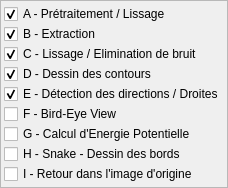
     <widget class="QFrame" name="frame">
      <property name="sizePolicy">
       <sizepolicy hsizetype="Preferred" vsizetype="Preferred">
        <horstretch>0</horstretch>
        <verstretch>0</verstretch>
       </sizepolicy>
      </property>
      <property name="frameShape">
       <enum>QFrame::StyledPanel</enum>
      </property>
      <property name="frameShadow">
       <enum>QFrame::Raised</enum>
      </property>
      <layout class="QGridLayout" name="gridLayout_8">
       <property name="horizontalSpacing">
        <number>3</number>
       </property>
       <property name="verticalSpacing">
        <number>0</number>
       </property>
       <property name="margin">
        <number>3</number>
       </property>
       <item row="0" column="0">
        <widget class="QCheckBox" name="checkA">
         <property name="text">
          <string>A - Prétraitement / Lissage</string>
         </property>
         <property name="checked">
          <bool>true</bool>
         </property>
        </widget>
       </item>
       <item row="1" column="0">
        <widget class="QCheckBox" name="checkB">
         <property name="text">
          <string>B - Extraction</string>
         </property>
         <property name="checked">
          <bool>true</bool>
         </property>
        </widget>
       </item>
       <item row="2" column="0">
        <widget class="QCheckBox" name="checkC">
         <property name="text">
          <string>C - Lissage / Elimination de bruit</string>
         </property>
         <property name="checked">
          <bool>true</bool>
         </property>
        </widget>
       </item>
       <item row="3" column="0">
        <widget class="QCheckBox" name="checkD">
         <property name="text">
          <string>D - Dessin des contours</string>
         </property>
         <property name="checked">
          <bool>true</bool>
         </property>
        </widget>
       </item>
       <item row="4" column="0">
        <widget class="QCheckBox" name="checkE">
         <property name="text">
          <string>E - Détection des directions / Droites</string>
         </property>
         <property name="checked">
          <bool>true</bool>
         </property>
        </widget>
       </item>
       <item row="5" column="0">
        <widget class="QCheckBox" name="checkF">
         <property name="text">
          <string>F - Bird-Eye View</string>
         </property>
         <property name="checked">
          <bool>false</bool>
         </property>
        </widget>
       </item>
       <item row="6" column="0">
        <widget class="QCheckBox" name="checkG">
         <property name="text">
          <string>G - Calcul d'Energie Potentielle</string>
         </property>
         <property name="checked">
          <bool>false</bool>
         </property>
        </widget>
       </item>
       <item row="7" column="0">
        <widget class="QCheckBox" name="checkH">
         <property name="text">
          <string>H - Snake - Dessin des bords</string>
         </property>
         <property name="checked">
          <bool>false</bool>
         </property>
        </widget>
       </item>
       <item row="8" column="0">
        <widget class="QCheckBox" name="checkI">
         <property name="text">
          <string>I - Retour dans l'image d'origine</string>
         </property>
         <property name="checked">
          <bool>false</bool>
         </property>
        </widget>
       </item>
      </layout>
     </widget>
